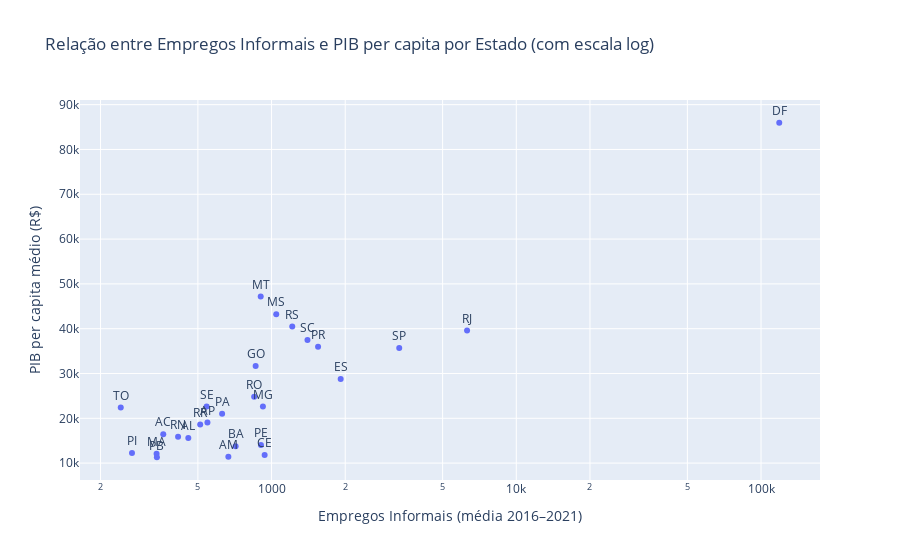

Source (notebook cell):
### Markdown cell above
#### 📊 Relação entre Empregos Informais e PIB per capita
O objetivo deste gráfico é investigar se há uma relação entre o nível de informalidade no mercado de trabalho e o desempenho econômico dos estados brasileiros, medido através do PIB per capita. A ideia é identificar se estados com maior proporção de empregos informais apresentam, de fato, um PIB per capita mais baixo, o que pode sugerir vínculos entre economia informal e desenvolvimento econômico.

### Code cell
# Carregar os dados
df = pd.read_csv('dataFrame/BrStatsAtualizada.csv', sep=';', low_memory=False)
df_pib = pd.read_csv('pib_per_capita/pib_per_capita_estados.csv')


for col in ['PessoalOcupado', 'PessoalAssalariado']:
    df[col] = df[col].astype(str).str.replace('.', '', regex=False).str.replace(',', '.', regex=False)
    df[col] = pd.to_numeric(df[col], errors='coerce')  

# Calcular empregos informais
df['Empregos_Informais'] = df['PessoalOcupado'] - df['PessoalAssalariado']

# Agrupar por estado e calcular média entre os anos
df_estado = df.groupby('UF')[['Empregos_Informais']].mean().round(0).astype(int).reset_index()


# Adicionar o PIB per capita médio de cada estado
pib_estado = df_pib.groupby('UF')['PIB_per_capita'].mean().reset_index()
df_estado = pd.merge(df_estado, pib_estado, on='UF')

fig = px.scatter(
    df_estado,
    x='Empregos_Informais',
    y='PIB_per_capita',
    text='UF',
    title='Relação entre Empregos Informais e PIB per capita por Estado (com escala log)',
    labels={
        'Empregos_Informais': 'Empregos Informais (média 2016–2021)',
        'PIB_per_capita': 'PIB per capita médio (R$)'
    },
    log_x=True  
)

fig.update_traces(textposition='top center')
fig.show()

### Figure 1 — Plotly figure (JSON) as saved in the notebook; plotly's stock layout.template omitted (floating-point values rounded to 4 significant figures)
{"data": [{"hovertemplate": "Empregos Informais (média 2016–2021)=%{x}<br>PIB per capita médio (R$)=%{y}<br>UF=%{text}<extra></extra>", "legendgroup": "", "marker": {"color": "#636efa", "symbol": "circle"}, "mode": "markers+text", "name": "", "orientation": "v", "showlegend": false, "text": ["AC", "AL", "AM", "AP", "BA", "CE", "DF", "ES", "GO", "MA", "MG", "MS", "MT", "PA", "PB", "PE", "PI", "PR", "RJ", "RN", "RO", "RR", "RS", "SC", "SE", "SP", "TO"], "textposition": "top center", "type": "scatter", "x": [361, 457, 666, 547, 713, 937, 118695, 1916, 861, 339, 922, 1045, 903, 628, 340, 905, 269, 1549, 6294, 415, 849, 511, 1215, 1402, 543, 3324, 242], "xaxis": "x", "y": [16460.0, 15620.0, 11400.0, 19050.0, 13770.0, 11830.0, 85960.0, 28760.0, 31660.0, 12110.0, 22630.0, 43240.0, 47170.0, 21020.0, 11310.0, 14020.0, 12230.0, 35970.0, 39600.0, 15910.0, 24780.0, 18640.0, 40500.0, 37470.0, 22610.0, 35700.0, 22440.0], "yaxis": "y"}], "layout": {"legend": {"tracegroupgap": 0}, "title": {"text": "Relação entre Empregos Informais e PIB per capita por Estado (com escala log)"}, "xaxis": {"anchor": "y", "domain": [0, 1], "title": {"text": "Empregos Informais (média 2016–2021)"}, "type": "log"}, "yaxis": {"anchor": "x", "domain": [0, 1], "title": {"text": "PIB per capita médio (R$)"}}}}
